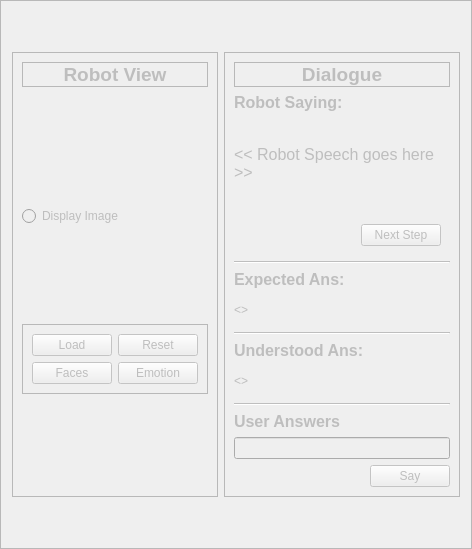
         <widget class="QFrame" name="run_frame_robot_resources">
          <property name="enabled">
           <bool>true</bool>
          </property>
          <property name="frameShape">
           <enum>QFrame::StyledPanel</enum>
          </property>
          <property name="frameShadow">
           <enum>QFrame::Raised</enum>
          </property>
          <layout class="QGridLayout" name="gridLayout_2">
           <item row="1" column="1">
            <widget class="QFrame" name="run_frame_robot_view">
             <property name="enabled">
              <bool>false</bool>
             </property>
             <property name="maximumSize">
              <size>
               <width>340</width>
               <height>16777215</height>
              </size>
             </property>
             <property name="font">
              <font>
               <family>Ubuntu</family>
              </font>
             </property>
             <property name="frameShape">
              <enum>QFrame::StyledPanel</enum>
             </property>
             <property name="frameShadow">
              <enum>QFrame::Raised</enum>
             </property>
             <layout class="QGridLayout" name="gridLayout_84">
              <item row="2" column="0" colspan="2">
               <widget class="QLabel" name="img_from_cam">
                <property name="maximumSize">
                 <size>
                  <width>320</width>
                  <height>240</height>
                 </size>
                </property>
                <property name="text">
                 <string/>
                </property>
                <property name="pixmap">
                 <pixmap resource="imgs.qrc">:/imgs/cub.jpg</pixmap>
                </property>
                <property name="scaledContents">
                 <bool>true</bool>
                </property>
               </widget>
              </item>
              <item row="3" column="0">
               <widget class="QRadioButton" name="run_display_image_radioButton">
                <property name="layoutDirection">
                 <enum>Qt::LeftToRight</enum>
                </property>
                <property name="text">
                 <string>Display Image</string>
                </property>
               </widget>
              </item>
              <item row="4" column="0">
               <spacer name="verticalSpacer_50">
                <property name="orientation">
                 <enum>Qt::Vertical</enum>
                </property>
                <property name="sizeHint" stdset="0">
                 <size>
                  <width>20</width>
                  <height>40</height>
                 </size>
                </property>
               </spacer>
              </item>
              <item row="0" column="0" colspan="2">
               <widget class="QLabel" name="label_83">
                <property name="maximumSize">
                 <size>
                  <width>16777215</width>
                  <height>34</height>
                 </size>
                </property>
                <property name="font">
                 <font>
                  <family>Ubuntu</family>
                  <pointsize>14</pointsize>
                  <weight>75</weight>
                  <bold>true</bold>
                 </font>
                </property>
                <property name="frameShape">
                 <enum>QFrame::StyledPanel</enum>
                </property>
                <property name="text">
                 <string>Robot View</string>
                </property>
                <property name="alignment">
                 <set>Qt::AlignCenter</set>
                </property>
               </widget>
              </item>
              <item row="6" column="0">
               <spacer name="verticalSpacer_52">
                <property name="orientation">
                 <enum>Qt::Vertical</enum>
                </property>
                <property name="sizeHint" stdset="0">
                 <size>
                  <width>20</width>
                  <height>40</height>
                 </size>
                </property>
               </spacer>
              </item>
              <item row="5" column="0" colspan="2">
               <widget class="QFrame" name="frame_78">
                <property name="frameShape">
                 <enum>QFrame::StyledPanel</enum>
                </property>
                <property name="frameShadow">
                 <enum>QFrame::Raised</enum>
                </property>
                <layout class="QGridLayout" name="gridLayout_85">
                 <item row="0" column="0">
                  <widget class="QPushButton" name="run_load_pushButton">
                   <property name="text">
                    <string>Load</string>
                   </property>
                   <property name="shortcut">
                    <string>Ctrl+Shift+L</string>
                   </property>
                  </widget>
                 </item>
                 <item row="0" column="3">
                  <widget class="QPushButton" name="run_reset_button">
                   <property name="text">
                    <string>Reset</string>
                   </property>
                  </widget>
                 </item>
                 <item row="1" column="3">
                  <widget class="QPushButton" name="run_emotion_pushButton">
                   <property name="text">
                    <string>Emotion</string>
                   </property>
                  </widget>
                 </item>
                 <item row="1" column="0">
                  <widget class="QPushButton" name="run_facerecog_pushButton">
                   <property name="enabled">
                    <bool>false</bool>
                   </property>
                   <property name="text">
                    <string>Faces</string>
                   </property>
                  </widget>
                 </item>
                </layout>
               </widget>
              </item>
              <item row="1" column="0">
               <spacer name="verticalSpacer_53">
                <property name="orientation">
                 <enum>Qt::Vertical</enum>
                </property>
                <property name="sizeHint" stdset="0">
                 <size>
                  <width>20</width>
                  <height>40</height>
                 </size>
                </property>
               </spacer>
              </item>
             </layout>
            </widget>
           </item>
           <item row="1" column="2">
            <widget class="QFrame" name="run_frame_dialog">
             <property name="enabled">
              <bool>false</bool>
             </property>
             <property name="frameShape">
              <enum>QFrame::StyledPanel</enum>
             </property>
             <property name="frameShadow">
              <enum>QFrame::Raised</enum>
             </property>
             <layout class="QGridLayout" name="gridLayout_9">
              <item row="0" column="0" colspan="2">
               <widget class="QLabel" name="label_166">
                <property name="maximumSize">
                 <size>
                  <width>16777215</width>
                  <height>34</height>
                 </size>
                </property>
                <property name="font">
                 <font>
                  <family>Ubuntu</family>
                  <pointsize>14</pointsize>
                  <weight>75</weight>
                  <bold>true</bold>
                 </font>
                </property>
                <property name="frameShape">
                 <enum>QFrame::StyledPanel</enum>
                </property>
                <property name="text">
                 <string>Dialogue</string>
                </property>
                <property name="alignment">
                 <set>Qt::AlignCenter</set>
                </property>
               </widget>
              </item>
              <item row="1" column="0">
               <widget class="QLabel" name="label_103">
                <property name="font">
                 <font>
                  <pointsize>12</pointsize>
                  <weight>75</weight>
                  <bold>true</bold>
                 </font>
                </property>
                <property name="text">
                 <string>Robot Saying:</string>
                </property>
                <property name="alignment">
                 <set>Qt::AlignLeading|Qt::AlignLeft|Qt::AlignVCenter</set>
                </property>
               </widget>
              </item>
              <item row="4" column="0" colspan="2">
               <widget class="Line" name="line_18">
                <property name="orientation">
                 <enum>Qt::Horizontal</enum>
                </property>
               </widget>
              </item>
              <item row="5" column="0">
               <widget class="QLabel" name="label_201">
                <property name="font">
                 <font>
                  <pointsize>12</pointsize>
                  <weight>75</weight>
                  <bold>true</bold>
                 </font>
                </property>
                <property name="text">
                 <string>Expected Ans:</string>
                </property>
                <property name="alignment">
                 <set>Qt::AlignLeading|Qt::AlignLeft|Qt::AlignVCenter</set>
                </property>
               </widget>
              </item>
              <item row="7" column="0" colspan="2">
               <widget class="Line" name="line_19">
                <property name="orientation">
                 <enum>Qt::Horizontal</enum>
                </property>
               </widget>
              </item>
              <item row="8" column="0">
               <widget class="QLabel" name="label_230">
                <property name="font">
                 <font>
                  <pointsize>12</pointsize>
                  <weight>75</weight>
                  <bold>true</bold>
                 </font>
                </property>
                <property name="text">
                 <string>Understood Ans:</string>
                </property>
                <property name="alignment">
                 <set>Qt::AlignLeading|Qt::AlignLeft|Qt::AlignVCenter</set>
                </property>
               </widget>
              </item>
              <item row="10" column="0" colspan="2">
               <widget class="Line" name="line_20">
                <property name="orientation">
                 <enum>Qt::Horizontal</enum>
                </property>
               </widget>
              </item>
              <item row="11" column="0">
               <widget class="QLabel" name="label_199">
                <property name="font">
                 <font>
                  <pointsize>12</pointsize>
                  <weight>75</weight>
                  <bold>true</bold>
                 </font>
                </property>
                <property name="text">
                 <string>User Answers</string>
                </property>
                <property name="alignment">
                 <set>Qt::AlignLeading|Qt::AlignLeft|Qt::AlignVCenter</set>
                </property>
               </widget>
              </item>
              <item row="13" column="0">
               <spacer name="horizontalSpacer_19">
                <property name="orientation">
                 <enum>Qt::Horizontal</enum>
                </property>
                <property name="sizeHint" stdset="0">
                 <size>
                  <width>40</width>
                  <height>20</height>
                 </size>
                </property>
               </spacer>
              </item>
              <item row="13" column="1">
               <widget class="QPushButton" name="run_user_say_pushButton">
                <property name="text">
                 <string>Say</string>
                </property>
               </widget>
              </item>
              <item row="12" column="0" colspan="2">
               <widget class="QLineEdit" name="run_user_answer"/>
              </item>
              <item row="9" column="0" colspan="2">
               <widget class="QLabel" name="run_under_ans">
                <property name="minimumSize">
                 <size>
                  <width>0</width>
                  <height>31</height>
                 </size>
                </property>
                <property name="maximumSize">
                 <size>
                  <width>433</width>
                  <height>31</height>
                 </size>
                </property>
                <property name="frameShape">
                 <enum>QFrame::NoFrame</enum>
                </property>
                <property name="text">
                 <string> &lt;&lt;User Answer &gt;&gt;</string>
                </property>
               </widget>
              </item>
              <item row="6" column="0" colspan="2">
               <widget class="QLabel" name="run_exp_ans">
                <property name="minimumSize">
                 <size>
                  <width>0</width>
                  <height>31</height>
                 </size>
                </property>
                <property name="maximumSize">
                 <size>
                  <width>433</width>
                  <height>31</height>
                 </size>
                </property>
                <property name="frameShape">
                 <enum>QFrame::NoFrame</enum>
                </property>
                <property name="frameShadow">
                 <enum>QFrame::Plain</enum>
                </property>
                <property name="text">
                 <string>&lt;&lt;Ans&gt;&gt;</string>
                </property>
               </widget>
              </item>
              <item row="2" column="0" colspan="2">
               <widget class="QLabel" name="robot_speech">
                <property name="minimumSize">
                 <size>
                  <width>0</width>
                  <height>91</height>
                 </size>
                </property>
                <property name="maximumSize">
                 <size>
                  <width>433</width>
                  <height>91</height>
                 </size>
                </property>
                <property name="font">
                 <font>
                  <pointsize>12</pointsize>
                 </font>
                </property>
                <property name="frameShape">
                 <enum>QFrame::NoFrame</enum>
                </property>
                <property name="text">
                 <string>&lt;&lt; Robot Speech goes here &gt;&gt;</string>
                </property>
                <property name="wordWrap">
                 <bool>true</bool>
                </property>
               </widget>
              </item>
              <item row="3" column="0" colspan="2">
               <widget class="QWidget" name="widget_15" native="true">
                <layout class="QGridLayout" name="gridLayout_83">
                 <item row="0" column="1">
                  <widget class="QPushButton" name="run_next_step_button">
                   <property name="enabled">
                    <bool>false</bool>
                   </property>
                   <property name="text">
                    <string>Next Step</string>
                   </property>
                   <property name="shortcut">
                    <string>Right</string>
                   </property>
                  </widget>
                 </item>
                 <item row="0" column="0">
                  <spacer name="horizontalSpacer_60">
                   <property name="orientation">
                    <enum>Qt::Horizontal</enum>
                   </property>
                   <property name="sizeHint" stdset="0">
                    <size>
                     <width>40</width>
                     <height>20</height>
                    </size>
                   </property>
                  </spacer>
                 </item>
                </layout>
               </widget>
              </item>
             </layout>
            </widget>
           </item>
           <item row="0" column="1">
            <spacer name="verticalSpacer_8">
             <property name="orientation">
              <enum>Qt::Vertical</enum>
             </property>
             <property name="sizeHint" stdset="0">
              <size>
               <width>20</width>
               <height>40</height>
              </size>
             </property>
            </spacer>
           </item>
           <item row="2" column="1">
            <spacer name="verticalSpacer_11">
             <property name="orientation">
              <enum>Qt::Vertical</enum>
             </property>
             <property name="sizeHint" stdset="0">
              <size>
               <width>20</width>
               <height>40</height>
              </size>
             </property>
            </spacer>
           </item>
          </layout>
         </widget>
